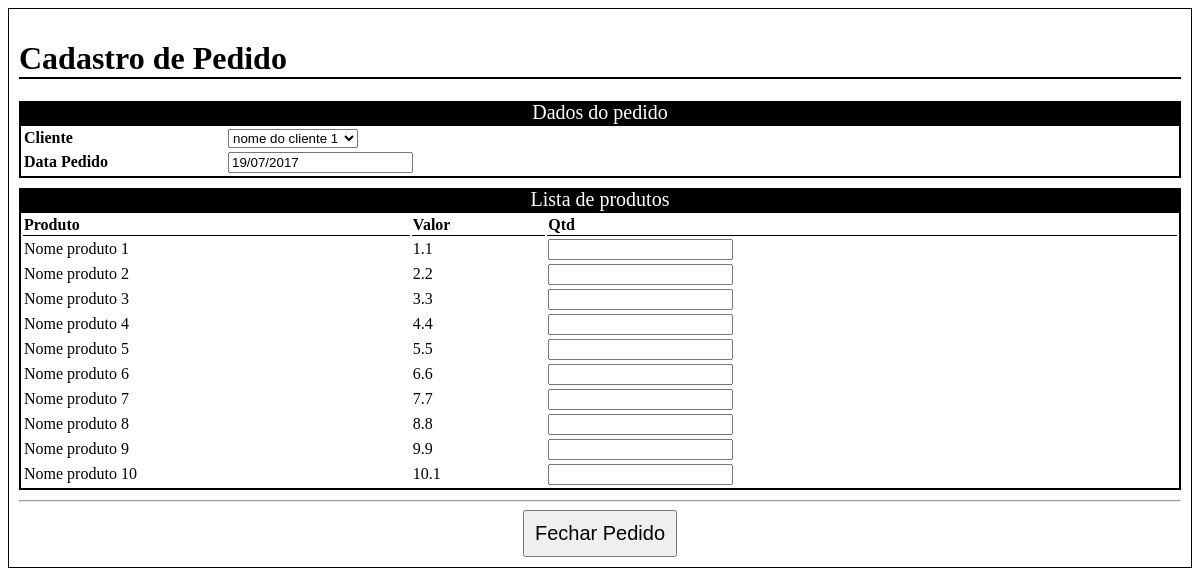
The page / on the database its author committed.
### tables this page shows
CREATE TABLE `produtos` (
  `id` int(11) NOT NULL,
  `nome` varchar(200) NOT NULL,
  `volume` int(11) NOT NULL,
  `preco` float NOT NULL
);

### core/controller.php (called while the page is built, shortened)
<?php
	class Controller
	{
		public function view($file, $data=null)
		{
			include_once(VIEWS.$file.'.php');
		}
	}
?>

### app/controller/pedidoController.php (called while the page is built, shortened)
<?php
	include_once(MODELS.'Produto.php');
	include_once(MODELS.'Cliente.php');
	class pedidoController extends controller
	{
		public function formulario()
		{
			$produto = new Produto();
			$cliente = new Cliente();
			$produtos = $produto->listar();
			$clientes = $cliente->listar();
			$this->view('pedido/form', array('produtos'=>$produtos, 'clientes'=>$clientes, 'pedido'=>array('dt_pedido'=> date('d/m/Y')) ));
		}
	}

### index.php (called while the page is built, shortened)
<?php
$controler =  isset($_GET['modulo'])?$_GET['modulo']:'pedido';
$action =  isset($_GET['acao'])?$_GET['acao']:'formulario';
include_once(CORE.'model.php');
include_once(CORE.'controller.php');
include_once(CONTROLLERS.$controler.'Controller.php');
$class = new $controler;
$class->$action();
?>

### app/model/Cliente.php (called while the page is built, shortened)
<?php
	class Cliente extends Model
	{
		private $id_cliente;
		private $nome;
		public function Cliente($id = null)
		{
			if (!empty($id))
			{
				$data = $this->read($id);
			}
		}
		public function setId($id)
		{
			$this->id_cliente = $id;
		}
		public function setNome($nome)
		{
			$this->nome = $nome;
		}
		public function getId()
		{
			return $this->id_cliente;
		}
		public function getNome()
		{
			return $this->nome;
		}
		public function listar()
		{
			$aClientes = $this->read();
			foreach($aClientes as $cliente)
			{
				$cliente = new Cliente($cliente['id']);
				$clientes[] = $cliente;
			}
			return $clientes;
		}
	}
?>

### core/model.php (called while the page is built, shortened)
<?php
	class Model
	{
		public $_table;
		private $host = DB_HOST;
		private $user = DB_USER;
		private $password = DB_PASSWORD;
		private $link;
		private $result;
		public function connect()
		{
			$link = mysql_connect($this->host, $this->user, $this->password);
			$this->link = $link;
		}
		public function query($sql)
		{
			$this->result = mysql_query($sql, $this->link);
		}
		public function read($id=null)
		{
				if (!empty($id) && is_numeric($id))
					$query = " WHERE id={$id} ";
				elseif(!empty($id))
					$query = " WHERE ".$id;
				else
					$query='';
				$this->query("SELECT * FROM {$this->_table} {$query}");
				if (mysql_num_rows($this->result) > 1 ||  (!is_numeric($id) && empty($id)) )
				{
					while($r = mysql_fetch_assoc($this->result))
					{
						$array[] = $r;
					}
					return $array;
				}else{
					return mysql_fetch_assoc($this->result);
				}
		}
	}

### app/model/Produto.php (called while the page is built, shortened)
<?php
	class Produto extends Model
	{
		private $id_produto;
		private $nome;
		private $preco;
		public function Produto($id = null)
		{
			if (!empty($id))
			{
				$data = $this->read($id);
			}
		}
		public function setId($id)
		{
			$this->id_produto = $id;
		}
		public function setNome($nome)
		{
			$this->nome = $nome;
		}
		public function setPreco($preco)
		{
			$this->preco = $preco;
		}
		public function getId()
		{
			return $this->id_produto;
		}
		public function getNome()
		{
			return $this->nome;
		}
		public function getPreco()
		{
			return $this->preco;
		}
		public function listar()
		{
			$aProdutos = $this->read();
			foreach($aProdutos as $produto)
			{
				$produto = new Produto($produto['id']);
				$produtos[] = $produto;
			}
			return $produtos;
		}
	}
?>

### app/view/pedido/form.php (the view, shortened to what this page needs)
<?php include_once(VIEWS.'layout/header.php'); ?>
<h1>Cadastro de Pedido</h1>
<form method="post" action="?modulo=pedido&acao=fecharPedido">
<table class="data">
	<caption>Dados do pedido</caption>
	<tr>
		<th>Cliente</th>
		<td>
		<select name="data[cliente][id]">
			<?php foreach($data['clientes'] as $cliente) { ?>
			<option value="<?php echo $cliente->getId()?>"><?php echo $cliente->getNome()?></option>
			<?php } ?>
		</select>
		</td>
	</tr>
	<tr>
		<th>Data Pedido</th>
		<td>
			<input type="text" name="data[pedido][dt_pedido]" value="<?php echo isset($_GET['dt_pedido'])?$_GET['dt_pedido']:$data['pedido']['dt_pedido'] ?>">
		</td>
	</tr>
</table>
<table class="list">
	<caption>Lista de produtos</caption>
	<tr>
		<th>Produto</th>
		<th>Valor</th>
		<th>Qtd</th>
	</tr>
	<?php foreach($data['produtos'] as $produto) { ?>
	<tr>
		<td>
			<?php echo $produto->getNome() ?>
		</td>
		<td>
			<?php echo $produto->getPreco() ?>
		</td>
		<td>
			<input type="text" name="data[produtos][<?php echo $produto->getId() ?>][qtd]" value="<?php echo isset($_GET['produto'][$produto->getId()]['qtd'])?$_GET['produto'][$produto->getId()]['qtd']:'' ?>">
		</td>
	</tr>
	<?php } ?>
</table>
<hr>
<center>
	<button type="submit">Fechar Pedido</button>
</center>
</form>
<?php include_once(VIEWS.'layout/footer.php'); ?>

### app/view/layout/header.php (shortened to what this page needs)
<!DOCTYPE html>
<html>
	<head>
	</head>
	<link rel="stylesheet" type="text/css" href="public/css/layout.css" >
<body>

### app/view/layout/footer.php
</body>
</html>

### public/css/layout.css (style rules this page uses)
h1 { border-bottom: 2px solid #000000; }
table { width: 100%; border: 2px solid #000000; margin-bottom: 10px; }
body { border: 1px solid #000000; padding: 10px; }
table caption { background: #000000; font-size: 20px; color: #ffffff; }
.data th { width: 200px; text-align: left; }
.list th { border-bottom: 1px solid #000000; text-align: left; }
button { padding: 10px; font-size: 20px; }

### rows shown on the page
produtos: nome "Nome produto 1", preco "1.1"
produtos: nome "Nome produto 2", preco "2.2"
produtos: nome "Nome produto 3", preco "3.3"
produtos: nome "Nome produto 4", preco "4.4"
produtos: nome "Nome produto 5", preco "5.5"
produtos: nome "Nome produto 6", preco "6.6"
produtos: nome "Nome produto 7", preco "7.7"
produtos: nome "Nome produto 8", preco "8.8"
produtos: nome "Nome produto 9", preco "9.9"
produtos: nome "Nome produto 10", preco "10.1"

### other values the page prints
form field value "nome do cliente 1"
